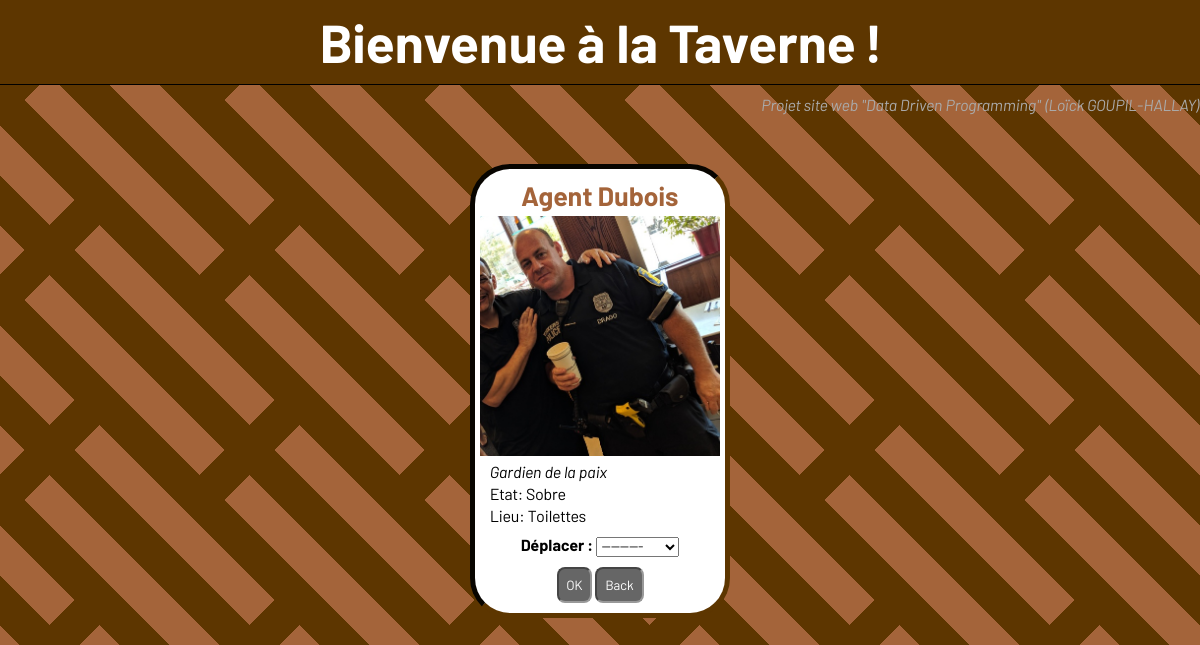
/client/Agent Dubois/, run on the app's committed database.
### taverne/models.py (models this page shows, shortened)
class Character(models.Model):
    id_character = models.CharField(max_length=100, primary_key=True)
    etat = models.CharField(max_length=20)
    titre = models.CharField(max_length=20)
    photo = models.CharField(max_length=200)
    lieu = models.ForeignKey(Equipement, on_delete=models.CASCADE)

class Equipement(models.Model):
    id_equip = models.CharField(max_length=100, primary_key=True)
    disponibilite = models.CharField(max_length=20)
    photo = models.CharField(max_length=200)
    def __str__(self):
        return str(self.id_equip)

### taverne/views.py (the view)
# urls.py: path('client/<str:pk>/', client_detail, name='client_detail'),
def client_detail(request, pk,msg=''):
    client = get_object_or_404(Character, id_character=pk)
    if request.method == 'POST':
        form = MoveForm(request.POST)
        if form.is_valid():
            ancien_lieu = get_object_or_404(Equipement, id_equip=client.lieu.id_equip)
            ancien_lieu.disponibilite = "Libre"
            ancien_lieu.save()
            form.save(commit=False)
            nouveau_lieu = form.cleaned_data['lieu']
            if nouveau_lieu.disponibilite != 'Occupé':
                client.etat, nouveau_lieu.disponibilite, msg = checkMove(nouveau_lieu.id_equip, client.etat,client.id_character)
                if not msg:
                    client.lieu = nouveau_lieu
                    nouveau_lieu.save()
                    client.save()
            else:
                msg = f"Le lieu {nouveau_lieu.id_equip} est occupé !"
            if msg != '':
                return render(request, 'taverne/client_detail.html', {'message':msg,'client':client})
            else:
                return redirect('taverne_view')
    else:
        form = MoveForm()
    return render(request, 'taverne/client_detail.html', {'client': client, 'form': form, 'message': ""})

### taverne/forms.py
class MoveForm(forms.ModelForm):
    class Meta:
        model = Character
        fields = ('lieu',)

### taverne/templates/taverne/client_detail.html (shortened to what this page needs)
{% extends 'taverne/base.html' %}
{% load static %}
{% block content %}
    <div class="cellule detail">
        <h3>{{ client.id_character }}</h3>
        <img class="photo" src="{% static 'img/clients/' %}{{ client.photo }}" alt="{{ client.id_character }}">
        <p><em>{{ client.titre }}</em></p>
        <p>Etat: {{ client.etat }}</p>
        <p>Lieu: {{ client.lieu }}</p>
        <form method="POST" class="post-form">{% csrf_token %}
            <b> Déplacer : </b>
            {% for field in form %}
                {{ field }}
            {% endfor %}
            <div style="margin: 10px auto 0; width: fit-content;">
            <button type="submit" class="form-button">OK</button>
            <a href="{% url 'taverne_view' %}"><button class="form-button">Back</button></a>
            </div>
        </form>
    </div>
{% endblock %}

### taverne/static/css/taverne.css (style rules this page uses)
* { font-family: "Barlow"; }
body { margin: 0 0 10px; padding: 0; background: linear-gradient(135deg,#0000 18.75%,#5d3600 0 31.25%,#0000 0), repeating-linear-gradient(45deg,#5d3600 -6.25% 6.25%,#a4643a 0 18.75%); background-size: 200px 200px; }
h3 { font-size: 20pt; text-align: center; margin: 0 0 5px; }
p { margin: 3px 10px; padding: 0; }
.cellule { border: 5px inset #5d3600; padding: 10px 5px; background-color: #fff; transition: background-color 1s; border-radius: 40px; margin: 0 5px; min-width: 50px; width: fit-content; }
.photo { max-width: 20vw; min-width: 50px; height: auto; margin: 0 auto; }
.detail { margin: 50px auto; }
.detail h3 { color: #a4643a; }
form { width:fit-content; margin: 10px auto 0; }
.form-button { padding: 8px; color: #fff; background-color: #666; border: 2px inset #999; transition: background-color 1s; border-radius: 8px; }
a:link { color:#a4643a; }

### data on the page
Character: id_character "Agent Dubois", photo (picture), titre "Gardien de la paix", etat "Sobre", lieu "Toilettes"
